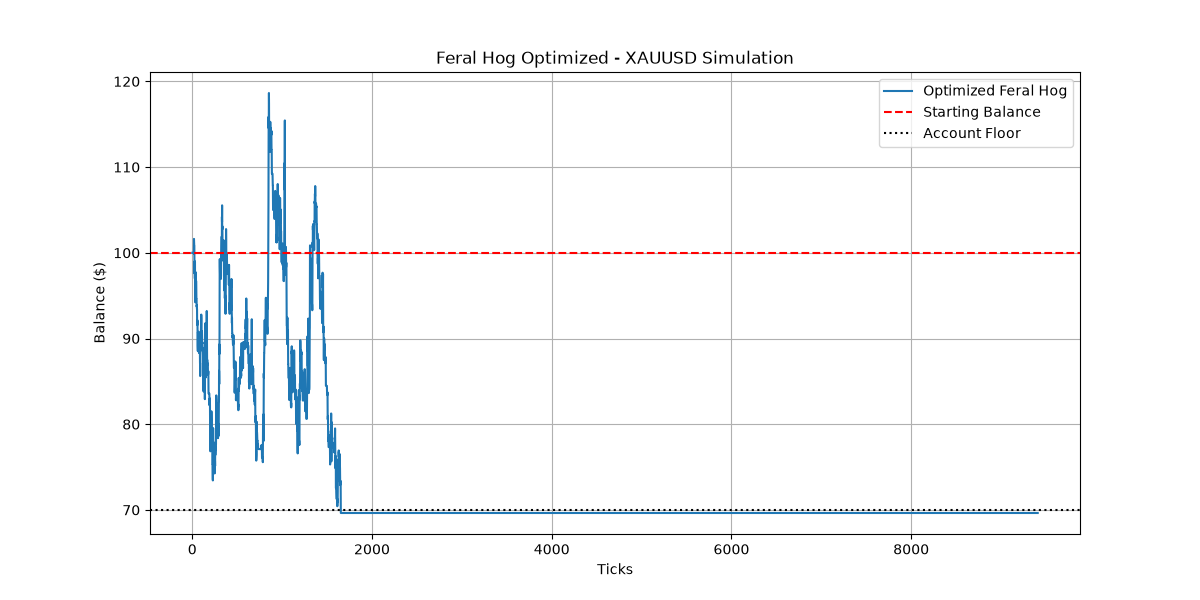

This figure's Python source:
import pandas as pd
import numpy as np
import matplotlib.pyplot as plt

def generate_synthetic_gold_data(days=100, interval='15min'):
    np.random.seed(42)
    periods = days * 24 * (60 // 15)
    price = 2500.0
    prices = []
    segments = np.random.choice([0, 1, 2], size=periods, p=[0.6, 0.1, 0.3])
    for seg in segments:
        if seg == 0: # The Den
            price += np.random.normal(0, 0.4)
        elif seg == 1: # The Run
            direction = np.random.choice([1, -1])
            price += direction * np.random.normal(2.5, 0.7)
        else: # Random
            price += np.random.normal(0, 1.2)
        prices.append(price)
    df = pd.DataFrame({'close': prices})
    df['high'] = df['close'] + np.random.uniform(0, 0.5, len(df))
    df['low'] = df['close'] - np.random.uniform(0, 0.5, len(df))
    df['open'] = df['close'].shift(1).fillna(df['close'])
    return df

def backtest_feral_hog_optimized(df, initial_balance=100):
    # Hyper-parameters for $100 balance
    LOT_SIZE = 0.01
    CONTRACT_SIZE = 100
    BREED_THRESHOLD = 4.0 # 40 pips
    MAX_HERD_SIZE = 3 # Reduced from 5 to protect micro-capital
    ACCOUNT_FLOOR = 70.0 # Circuit breaker
    
    df['ema20'] = df['close'].ewm(span=20, adjust=False).mean()
    df['atr'] = df['high'].rolling(20).max() - df['low'].rolling(20).min()
    
    balance = initial_balance
    equity = []
    positions = [] # List of entry prices
    trailing_stop = None
    in_trade = False
    
    for i in range(20, len(df)):
        price = df['close'].iloc[i]
        ema = df['ema20'].iloc[i]
        
        # Circuit Breaker check
        current_floating = 0
        if in_trade:
            for entry in positions:
                current_floating += (price - entry) * LOT_SIZE * CONTRACT_SIZE
        
        current_equity = balance + current_floating
        if current_equity <= ACCOUNT_FLOOR:
            # Force liquidate everything and stop strategy for this run
            if in_trade:
                balance += current_floating
                positions = []
                in_trade = False
            equity.append(balance)
            continue

        if not in_trade:
            # THE DEN DETECTION
            range_20 = df['high'].iloc[i-20:i].max() - df['low'].iloc[i-20:i].min()
            if range_20 < 2.5 * df['atr'].iloc[i]:
                if price > df['high'].iloc[i-1] + 0.2:
                    in_trade = True
                    positions.append(price)
                    trailing_stop = df['low'].iloc[i-20:i].min()
        else:
            # RAZOR CULLING: Hard Trailing Stop
            if price <= trailing_stop:
                for entry in positions:
                    balance += (price - entry) * LOT_SIZE * CONTRACT_SIZE
                positions = []
                in_trade = False
                trailing_stop = None
                continue
            
            # UPDATE TRAILING STOP (Lock in profit at Higher Lows)
            # Move stop to the low of the last 3 bars
            new_stop = df['low'].iloc[i-3:i].min()
            if new_stop > trailing_stop:
                trailing_stop = new_stop

            # CONTROLLED PROLIFERATION
            if len(positions) < MAX_HERD_SIZE:
                last_entry = positions[-1]
                # Only breed if:
                # 1. Current price is X pips above last entry
                # 2. The total herd is currently in profit (Break-even guard)
                current_herd_profit = sum((price - e) * LOT_SIZE * CONTRACT_SIZE for e in positions)
                if price >= last_entry + BREED_THRESHOLD and current_herd_profit > 0:
                    positions.append(price)
                    # Aggressively move stop to the most recent entry of the new position
                    trailing_stop = max(trailing_stop, price - 2.0)

        equity.append(current_equity)
        
    return equity

df = generate_synthetic_gold_data()
equity_curve = backtest_feral_hog_optimized(df)

plt.figure(figsize=(12,6))
plt.plot(equity_curve, label='Optimized Feral Hog')
plt.axhline(y=100, color='r', linestyle='--', label='Starting Balance')
plt.axhline(y=70, color='black', linestyle=':', label='Account Floor')
plt.title('Feral Hog Optimized - XAUUSD Simulation')
plt.xlabel('Ticks')
plt.ylabel('Balance ($)')
plt.legend()
plt.grid(True)
plt.savefig('feral_hog_optimized.png')

print(f"Final Balance: ${equity_curve[-1]:.2f}")
print(f"Max Drawdown: ${max(equity_curve) - min(equity_curve):.2f}")
print(f"Success: {'Yes' if equity_curve[-1] > 100 else 'No'}")
